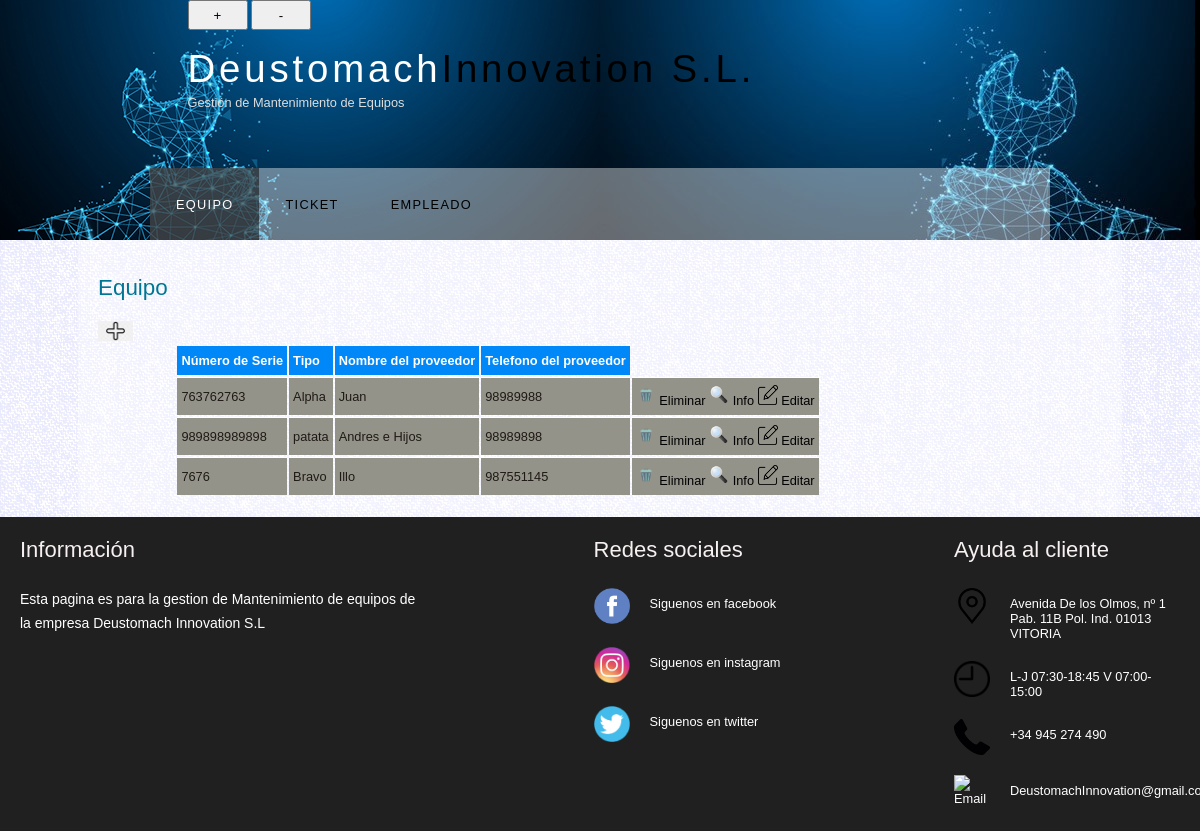
/myapp/listaEquipo/ (signed in), run on an earlier commit of the app's database.
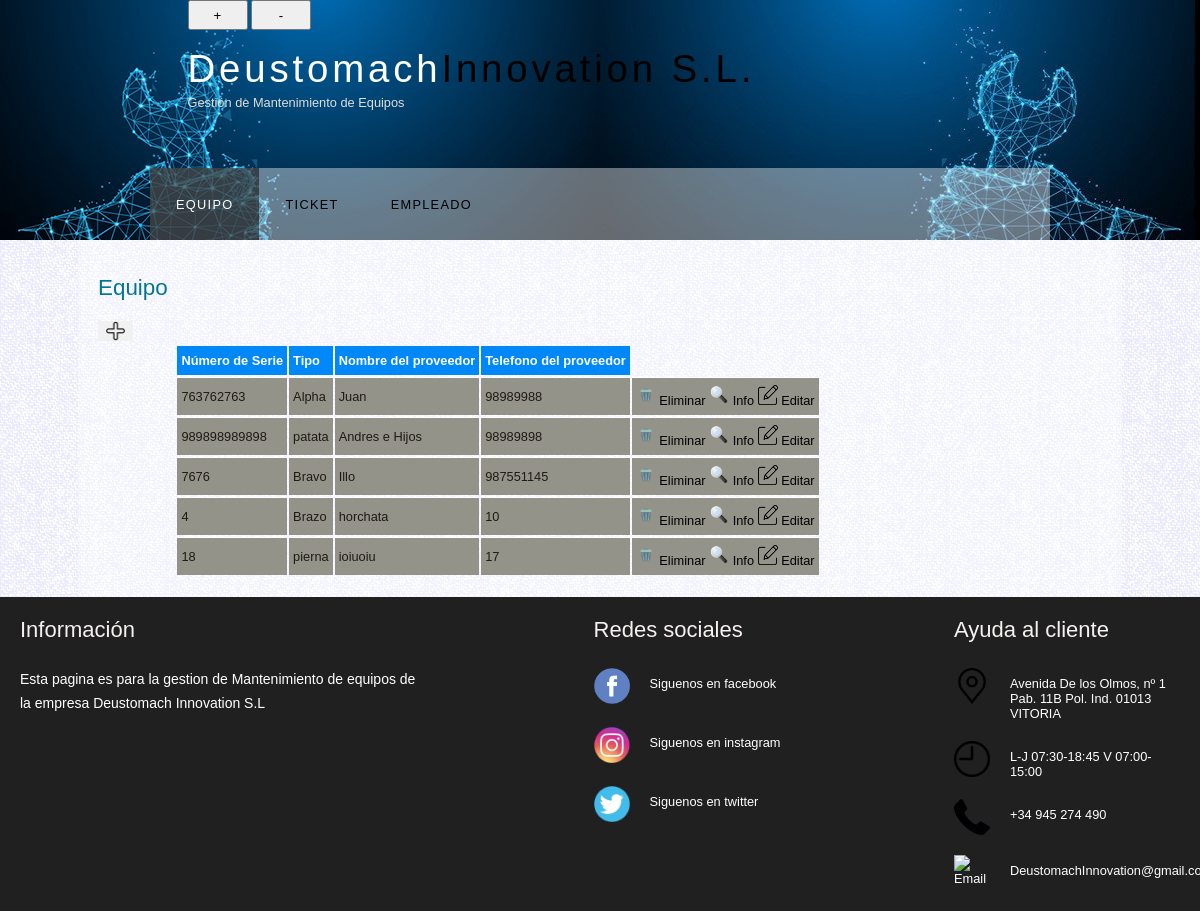
And on a later commit of the database.
### myapp/models.py (models this page shows, shortened)
class Equipo(models.Model):
    numero_de_serie = models.IntegerField(default=0)
    modelo = models.CharField(max_length=50,default=' ')
    marca = models.CharField(max_length =50,default=' ')
    tipo_equipo = models.CharField(max_length =50,default=' ')
    fecha_adquisicion = models.DateField()
    fecha_puesta_en_marcha = models.DateField()
    proveedor_nombre = models.CharField(max_length =50,default=' ')
    proveedor_tlf = models.IntegerField(default=0)
    planta = models.CharField(max_length=50,default=' ')

### myapp/views.py (the view)
# urls.py: path('myapp/listaEquipo/', login_required(EquipoListView.as_view(), login_url='http://127.0.0.1:8000/myapp/login/'), name='ListaEquipos'),
class EquipoListView(ListView):
    model = Equipo
    template_name = 'listaEquipo.html'

### myapp/templates/listaEquipo.html
{% extends 'base.html' %}
{% load static %}
{% block main %}
      <div id="contenido">
        <h1>Equipo</h1>
        <a href="http://127.0.0.1:8000/myapp/createEquipo/" class="crear" ><img src="{% static 'imagenes/mas.png' %}" width="35px"></a>
        <table>
          <thead>
            <tr>
                <th class="cabecera">Número de Serie</th>
                <th class="cabecera">Tipo</th>
                <th class="cabecera">Nombre del proveedor</th>
                <th class="cabecera">Telefono del proveedor</th>
            </tr>
        </thead>
        <tbody>
            {% if object_list %}
            {% for equipo in object_list %}
            <tr>
                <td>{{ equipo.numero_de_serie }}</td>
                <td>{{ equipo.tipo_equipo}}</td>
                <td>{{ equipo.proveedor_nombre }}</td>
                <td>{{ equipo.proveedor_tlf }}</td>
                <td>
                  <a href="{% url 'reto:DeleteEquipo' equipo.id %}"><img src="{% static 'imagenes/basura.png' %}" width="20px" height="20pxs"> Eliminar</a>
                  <a href="{% url 'reto:DetailEquipo' equipo.id %}"><img src="{% static 'imagenes/search.png' %}" width="20px" height="20pxs"> Info</a>
                  <a href="{% url 'reto:UpdateEquipo' equipo.id %}"> <img src="{% static 'imagenes/editar.png' %}" width="20px" height="20pxs"> Editar</a>
                </td>
            </tr>
            {% endfor %}
            {% else %}
            <h1>No hay proyectos disponibles</h1>
            {% endif %}
        </tbody>
        </table>
      </div>
{% endblock %}

### myapp/templates/base.html (shortened to what this page needs)
{% load static %}
<!DOCTYPE HTML>
<html lang="es">
<head>
  <link rel="stylesheet" type="text/css" href="{% static 'style/style.css' %}" title="style" />
  <link rel="stylesheet" href="{% static 'style/Contenido.css' %}">
  <link rel="stylesheet" href="{% static 'style/footer.css' %}">
  <link rel="stylesheet" href="{% static 'style/boton.css' %}">
</head>
<body>
  <div id="main">
    <div id="header">
      <div id="logo">
        <div id="logo_text">
          <h1><a href="http://127.0.0.1:8000/myapp/listaEquipo/">Deustomach<span class="logo_colour">Innovation S.L.</span></a></h1>
          <h2>Gestión de Mantenimiento de Equipos</h2>
        </div>
        <div id="zoom">
          <button id="boton3" onclick="masZoom()" >+</button>
          <button id="boton4" onclick="menosZoom()">-</button>
        </div>
      </div>
      <div id="menubar">
        <ul id="menu">
          <li class="selected"><a href="http://127.0.0.1:8000/myapp/listaEquipo/">Equipo</a></li>
          <li><a href="http://127.0.0.1:8000/myapp/listaTicket/">Ticket</a></li>
          <li><a href="http://127.0.0.1:8000/myapp/listaEmpleado/">Empleado</a></li>
        </ul>
      </div>
    </div>
    <div id="zona_contenido">
      {% block main %}
      {% endblock %}
    </div>
    <div id="footer">
      <div class="cuerpo-entero">
        <div class="cuerpo">
          <div class="columna1">
            <h4>
              Información
            </h4>
            <p>
              Esta pagina es para la gestion de Mantenimiento de equipos de la empresa Deustomach Innovation S.L
            </p>
          </div>
          <div class="columna2">
            <h4>
              Redes sociales
            </h4>
            <div class="fila">
              <a href="https://es-es.facebook.com/"><img src="{% static 'imagenes/facebook.png' %}" alt="facebook" width="36px" height="36px"> </a>
              <label> Siguenos en facebook</label>
            </div>
            <div class="fila">
              <a href="https://www.instagram.com/"><img src="{% static 'imagenes/instagram.png' %}" alt="instagram" width="36px" height="36px"> </a>
              <label> Siguenos en instagram</label>
            </div>
            <div class="fila">
              <a href="https://twitter.com/?lang=es"><img src="{% static 'imagenes/twitter.png' %}" alt="twitter" width="36px" height="36px"> </a>
              <label> Siguenos en twitter</label>
            </div>
          </div>
          <div class="columna3">
            <h4>
              Ayuda al cliente
            </h4>
            <div class="fila2">
              <a href="https://www.google.es/maps/search/Avenida+De+los+Olmos,+n%C2%BA+1+Pab.+11B+Pol.+Ind.+01013+VITORIA/@42.8739268,-2.6518166,19.32z?hl=es"><img src="{% static 'imagenes/localizador.png' %}" alt="Dirección" width="36px" height="36px"></a>
              <label> Avenida De los Olmos, nº 1 Pab. 11B
                Pol. Ind.
                01013 VITORIA
              </label>
            </div>
            <div class="fila2">
              <img src="{% static 'imagenes/reloj.png' %}" alt="Horario" width="36px" height="36px">
              <label> L-J 07:30-18:45 V 07:00-15:00 </label>
            </div>
            <div class="fila2">
              <img src="{% static 'imagenes/telefono.png' %}" alt="Telefono" width="36px" height="36px">
              <label> +34 945 274 490 </label>
            </div>
            <div class="fila2">
              <img src="{% static 'imagenes/email.png' %}" alt="Email" width="36px" height="36px">
              <label> DeustomachInnovation@gmail.com </label>
            </div>
          </div>
        </div>
      </div>
    </div>
  </div>
</body>
</html>

### myapp/static/style/style.css (style rules this page uses)
html { height: 100%; }
* { margin: 0; padding: 0; }
body { font: normal .80em 'trebuchet ms', arial, sans-serif; background: #F0EFE2 url(../imagenes/background.png) repeat; color: #777; }
p { padding: 0 0 20px 0; line-height: 1.7em; }
img { border: 0; }
h1, h3 { font: normal 175% 'century gothic', arial, sans-serif; color: #007694; margin: 0 0 15px 0; padding: 15px 0 5px 0; }
h2 { font: normal 175% 'century gothic', arial, sans-serif; color: #000; }
h4 { margin: 0; padding: 0 0 5px 0; font: normal 120% arial, sans-serif; color: rgb(247, 240, 240); }
a { text-decoration: none; color: #000; }
ul { margin: 2px 0 22px 17px; }
ul li { list-style-type: circle; margin: 0 0 6px 0; padding: 0 0 4px 5px; }
#main, #logo, #menubar, #zona_contenido, #footer { margin-left: auto; margin-right: auto; }
#header { background: #1D1D1D url(../imagenes/header.png) no-repeat; background-size: 100%; }
#logo { width: 825px; position: relative; height: 168px; }
#logo #logo_text { position: absolute; top: 25px; left: 0; }
#logo h1, #logo h2 { font: normal 300% 'century gothic', arial, sans-serif; border-bottom: 0; text-transform: none; margin: 0; }
#logo_text h1, #logo_text h1 a, #logo_text h1 a:hover { padding: 22px 0 0 0; color: #FFF; letter-spacing: 0.1em; text-decoration: none; }
#logo_text h1 a .logo_colour { color: #000; }
#logo_text h2 { font-size: 100%; padding: 4px 0 0 0; color: #DDD; }
#menubar { width: 900px; height: 72px; padding: 0; background: transparent url(/imagenes/transparent_light.png) repeat; }
ul#menu, ul#menu li { float: left; margin: 0; padding: 0; }
ul#menu li { list-style: none; }
ul#menu li a { letter-spacing: 0.1em; font: normal 100% arial, sans-serif; display: block; float: left; height: 37px; padding: 29px 26px 6px 26px; text-align: center; color: #000; text-transform: uppercase; text-decoration: none; background: transparent; }
ul#menu li a:hover, ul#menu li.selected a, ul#menu li.selected a:hover { color: #FFF; background: transparent url(../imagenes/transparent.png) repeat; }
table { margin: auto; }
table tr th, table tr td { background: #0088f8; color: #FFF; padding: 7px 4px; text-align: left; }
table tr td { background: #94938a; color: #1f1a15; border-top: 1px solid #FFF; }

### myapp/static/style/Contenido.css (style rules this page uses)
#zona_contenido { width: 1000px; overflow: hidden; margin: 0 auto 0 auto; padding: 20px 24px 20px 20px; background: transparent url(../imagenes/transparent_light.png) repeat; }
#contenido { text-align: left; width: 80%; padding: 0; }

### myapp/static/style/footer.css (style rules this page uses)
#footer { width: 100%; box-sizing: border-box; background: #202020; color: white; padding: 20px; }
.cuerpo-entero { width: 100%; max-width: 1200px; margin: auto; }
.cuerpo { display: flex; justify-content: space-between; }
.columna1 { max-width: 400px; }
.columna1 h4 { font-size: 22px; }
.columna1 p { font-size: 14px; margin-top: 20px; }
.columna2 { max-width: 400px; }
.columna2 h4 { font-size: 22px; }
.fila { margin-top: 20px; display: flex; }
.fila label { margin-top: 8px; margin-left: 20px; }
.columna3 { max-width: 400px; }
.columna3 h4 { font-size: 22px; }
.fila2 { margin-top: 20px; display: flex; }
.fila2 label { margin-top: 8px; margin-left: 20px; max-width: 170px; }

### myapp/static/style/boton.css (style rules this page uses)
#boton3 { height: 30px; width: 60px; }
#boton4 { height: 30px; width: 60px; }

What changed in the data, as far as the page shows it:
added Equipo: numero_de_serie "4", tipo_equipo "Brazo", proveedor_nombre "horchata", proveedor_tlf "10"
added Equipo: numero_de_serie "18", tipo_equipo "pierna", proveedor_nombre "ioiuoiu", proveedor_tlf "17"
